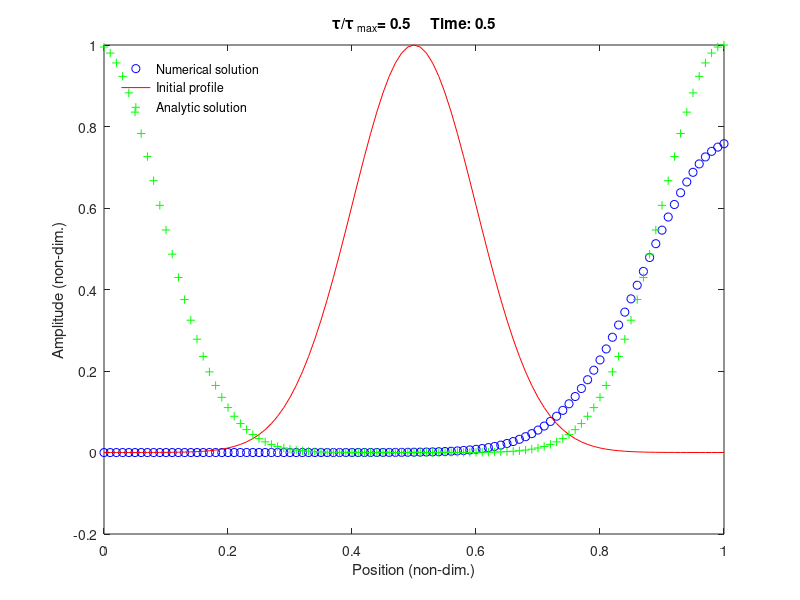
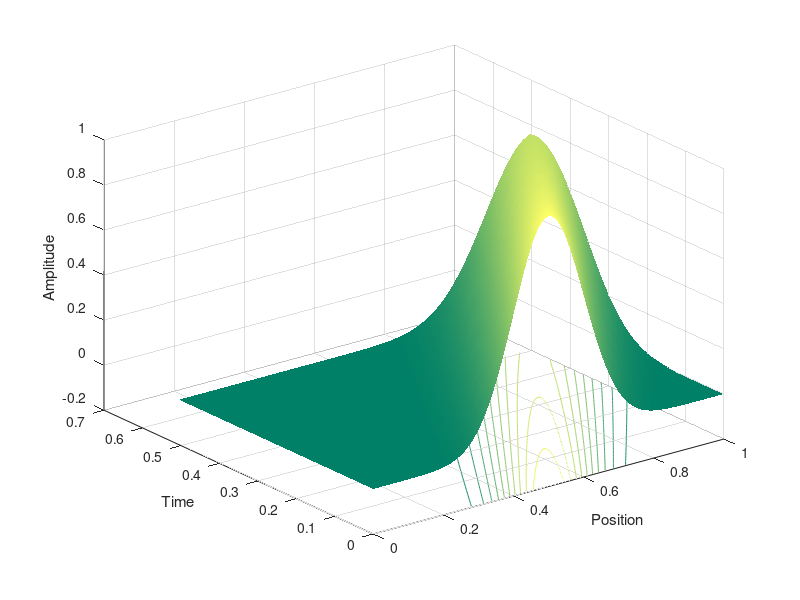

Here is the MATLAB script that generated these plots, in order:
% advection_lax.m
% Solve the advection equation using the Lax method with periodic BCs

% Clear memory and show only a few digits
clear all; format short;

% Propagation speed
c=1;

% Spatial and time steps
h=0.01;
tau=0.005;

% Number of steps such that the pulse should propagate through
% the periodic domain once
nsteps=ceil((1+h)/(abs(c)*2*tau));

% Vector of x values
x=0:h:1;
L=length(x);

% Diagonal matrix to implement the centred spatial first-derivative
D=diag(ones(L-1,1),+1)-diag(ones(L-1,1),-1);

% Second Diagonal matrix
D2=D;

% Additional elements for boundary conditions
D(1,1)=2;
D(1,2)=0;
D(L,L)=2;
D(L,L-1)=0;
D2(1,1)=-3;
D2(1,2)=4;
D2(1,3)=-1;
D2(L,L)=3;
D2(L,L-1)=-4;
D2(L,L-2)=1;

% Lax averaging matrix
A=0.5*abs(D);

% Update matrix
M=A-0.5*(c*tau/h)*D2;

% Initial conditions (a Gaussian pulse at x = 0.5)
sig=0.1;
amp=exp(-0.5*(x-0.5).^2/sig^2)';
amp0=amp; 

% Record a(x,t) matrix for visualisation
amp_xt(:,1)=amp0;

% March forwards in time
figure(1);
time(1)=0;

for n=1:nsteps
    
    % Update the time and the wave amplitude profile
    time(n+1)=time(n)+tau;
    amp=M*amp;
    
    % Calculate the profile for the exact analytic solution
    k=floor(abs(c)*time(n+1)/h); % The index the peak has reached
    xp=x([k+1:end 1:k]); % Shift x to left by k steps
    
    % Plot the amplitude versus position, the initial amplitude
    % profile, and the analytic values, with annotations
    plot(x,amp,'bo',x,amp0,'r',xp,amp0,'g+')
    xlabel('Position (non-dim.)');
    ylabel('Amplitude (non-dim.)');
    title(['\tau/\tau_{\rm max}= ',num2str(tau/(h/c)),...
        '     Time: ',num2str(time(n))]);
    drawnow; 
    pause(0.01);
    
    % Record a(x,t) matrix for visualisation
    amp_xt(:,n+1)=amp;
    
end

% Add annotation
handle=legend('Numerical solution','Initial profile',...
  'Analytic solution');
set (handle,'Box','off','Location','NorthWest')

% Visualisation of amplitude versus position and time. MATLAB
% uses a surfc(x(i),y(j),z(j,i)) convention, hence the transpose
figure(2);
colormap(summer);
surfc(x,time,amp_xt');
shading interp;
xlabel('Position'); ylabel('Time'); zlabel('Amplitude');

% Calculate the spectral radius of M
rho=max(abs(eig(M)));
disp(['Spectral radius: ',num2str(rho)]);
